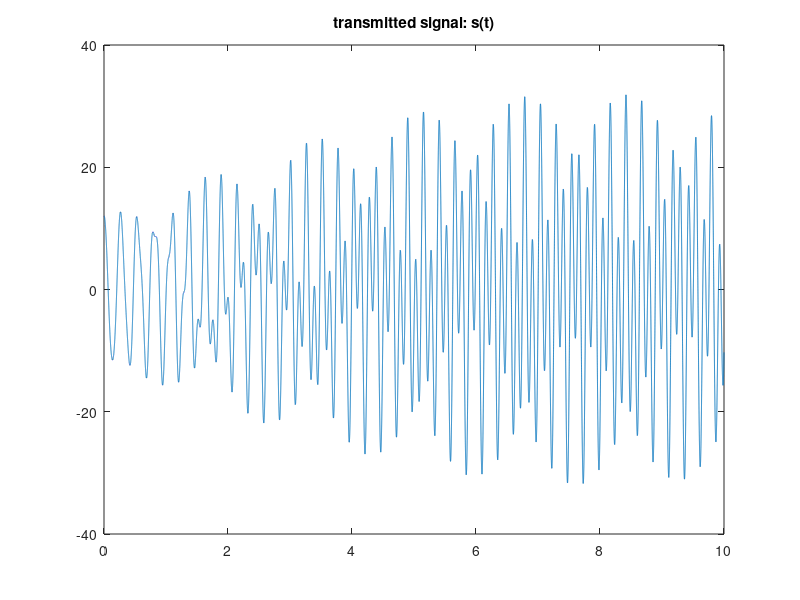

The MATLAB script that drew this image: (Note: this script raises an error after producing the figure.)
clc;
clear;

M = 5;                     % number of multipaths
N = 10^5;                  % number of samples to generate
Ts = 0.0001;               % sampling period in seconds
freq = 5*10^9;             % hz, maximum frequency
vr = 50;                   % m/s, speed of reciever 

fd = (vr * freq) / (3*10^8);  % maximum doppler spread in hertz

x=(0:N-1)*Ts;
initialSignal = 12*cos(20*x+pi*x) + 20*sin(0.2*x).*cos(50*x);
figure;
plot((0:N-1)*Ts, initialSignal);
title('transmitted signal: s(t)');

h = rayleighFading(M, N, fd, Ts); % transfer function of Rayleigh Channel
h_re = real(h); h_im = imag(h);

% output signal from channel
filteredSignal = ifft(fft(initialSignal).*fft(h));
figure;
plot((0:(N-1))*Ts, abs(filteredSignal));
title('recieved signal: |s(t) \ast h(t)|');
xlabel('time(s)'); ylabel('amplitude');


% find: 1) the number of fades in the initial signal; and 2) where these fades occur
% find the number of fades in the initial signal, by first quantising the signal around the mean
quantised = abs(filteredSignal) / mean(abs(filteredSignal)) < 1;
crossingsUp  = find(diff(quantised) == -1);      % index of when signal crosses above threshold of the mean, suggesting the end of a fade
crossingsDown  = find(diff(quantised) == 1);     % index of when signal crosses below threshold of the mean, suggesting the beginning of a fade

% remove stray crossings at start & end of data
if(length(crossingsUp) > 1 && length(crossingsDown) > 1)
    if(crossingsUp(1) < crossingsDown(1))
        crossingsUp(1) = [];
    end
    if(crossingsDown(end) > crossingsUp(end))
        crossingsDown(end) = [];
    end
end

% total fades 
fprintf('total fades: %d \n', length(crossingsUp));

% fade duration
differenceCrossing = crossingsUp - crossingsDown;
fprintf('%f sec\n', mean(differenceCrossing)/10000);
figure;
plot((0:length(differenceCrossing)-1)*Ts, differenceCrossing);
title('fade duration');
hold on
yline(mean(differenceCrossing), 'r');
legend('fade duration','average fade duration');
hold off

% autocorrelation
acf = abs(xcorr(filteredSignal, filteredSignal));
figure;
plot((0:length(acf)-1)*Ts, acf);
title('Auto Correlation Function');
figure;

% comparing the PDF of overal response of the channel against the PDF of Rayleigh distribution
[val,bin] = hist(abs(h),1000); % pdf of generated Raleigh Fading samples
plot(bin, val/trapz(bin,val)); % normalizing the PDF to match theoretical result
% trapz function gives the total area under the PDF curve. It is used as the normalization factor

hold on;
z=0:0.1:3; sigma=1;
y=2*z/(sigma^2).*exp(-z.^2/(sigma^2)); % theoretical Raleigh pdf
plot(z,y,'r');
title('Probability Density Function');
legend('Simulated pdf','Theoretical Rayleigh pdf');

function [h]=rayleighFading(M,N,fd,Ts)
% function to generate Rayleigh Fading samples based on Clarke's model
% M = number of multi-paths in the channel
% N = number of samples to generate
% fd = maximum Doppler frequency
% Ts = sampling period
a=0;
b=2*pi;
alpha=a+(b-a)*rand(1,M); %uniformly distributed from 0 to 2 pi
beta=a+(b-a)*rand(1,M);  %uniformly distributed from 0 to 2 pi
theta=a+(b-a)*rand(1,M); %uniformly distributed from 0 to 2 pi
m=1:M;
for n=1:N;
x=cos(((2.*m-1)*pi+theta)/(4*M));
h_re(n)=1/sqrt(M)*sum(cos(2*pi*fd*x*n'*Ts+alpha));
h_im(n)=1/sqrt(M)*sum(sin(2*pi*fd*x*n'*Ts+beta));
end
h=h_re+j*h_im;
end

